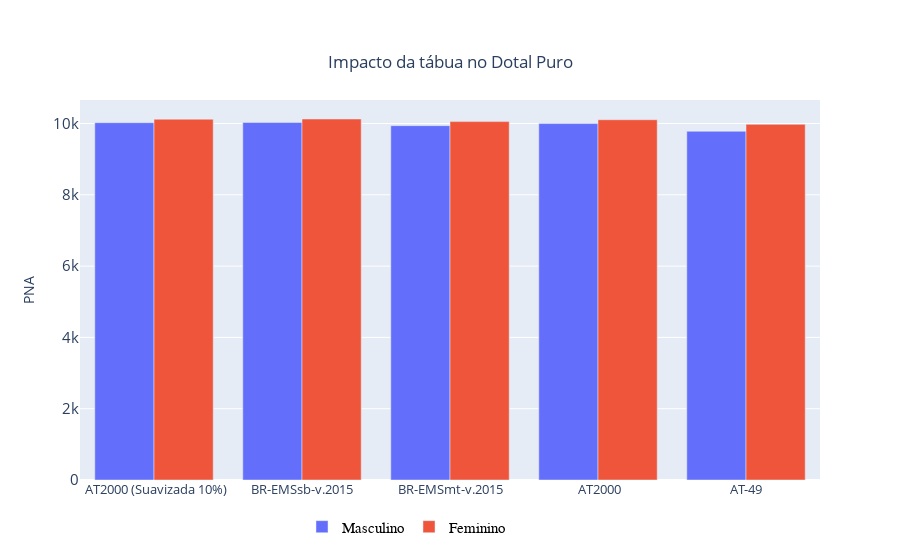

The code cell stored with this chart in its notebook:
### Code cell
tables = [' AT2000 (Suavizada 10%)', 'BR-EMSsb-v.2015', 'BR-EMSmt-v.2015', ' AT2000', 'AT-49']
pna_ =[]
for gender in ["M", "F"] :
    for tb in tables:
        b.select_table(tb, gender)
        b.gen_commutations(0.04)
        b.calc_premium(age=30, dif_benef=0, 
             term_benef=20, dif_pay=0, 
             term_pay=5, antecip_pay=False, prod='d')
        pna_.append(b.pna*value)
    
fig = go.Figure(data=[
    go.Bar(name='Masculino', x=tables, y=pna_[:5]),
    go.Bar(name='Feminino', x=tables, y=pna_[5:])
])
# Change the bar mode
fig.update_layout(barmode='group')

title = "Impacto da tábua no Dotal Puro"
    
fig.update_layout(title={'text':title,
                              'y':0.9,
                              'x':0.5,
                             'xanchor': 'center',
                             'yanchor': 'top'},
                      yaxis_title='PNA', 
                      legend_orientation="h",
                      legend=dict(x=0.30, y=-0.08,
                                  font=dict(
                                  family="arial",
                                  size=15,
                                  color="black"
                      )))
fig.update_xaxes(tickfont = dict(size=13))
fig.update_yaxes(tickfont = dict(size=15))
fig.show()

### Figure 1 — Plotly figure (JSON) as saved in the notebook; plotly's stock layout.template omitted (floating-point values rounded to 4 significant figures)
{"data": [{"name": "Masculino", "type": "bar", "x": [" AT2000 (Suavizada 10%)", "BR-EMSsb-v.2015", "BR-EMSmt-v.2015", " AT2000", "AT-49"], "y": [10020.0, 10030.0, 9940.0, 9998.0, 9782.0]}, {"name": "Feminino", "type": "bar", "x": [" AT2000 (Suavizada 10%)", "BR-EMSsb-v.2015", "BR-EMSmt-v.2015", " AT2000", "AT-49"], "y": [10120.0, 10130.0, 10050.0, 10110.0, 9976.0]}], "layout": {"barmode": "group", "legend": {"font": {"color": "black", "family": "arial", "size": 15}, "orientation": "h", "x": 0.3, "y": -0.08}, "title": {"text": "Impacto da tábua no Dotal Puro", "x": 0.5, "xanchor": "center", "y": 0.9, "yanchor": "top"}, "xaxis": {"tickfont": {"size": 13}}, "yaxis": {"tickfont": {"size": 15}, "title": {"text": "PNA"}}}}
